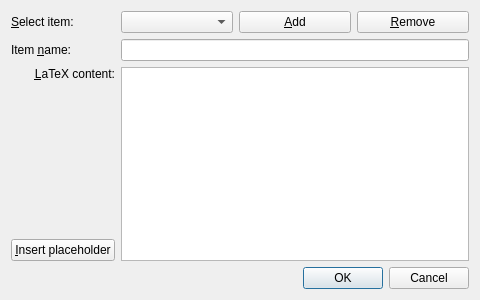
<?xml version="1.0" encoding="UTF-8"?>
<ui version="4.0">
 <class>UserCommandEditDialog</class>
 <widget class="QDialog" name="UserCommandEditDialog">
  <property name="geometry">
   <rect>
    <x>0</x>
    <y>0</y>
    <width>480</width>
    <height>300</height>
   </rect>
  </property>
  <property name="windowTitle">
   <string>Edit User Defined Commands</string>
  </property>
  <layout class="QVBoxLayout" name="verticalLayout_2">
   <item>
    <layout class="QFormLayout" name="formLayout">
     <item row="0" column="0">
      <widget class="QLabel" name="labelItem">
       <property name="text">
        <string>&amp;Select item:</string>
       </property>
       <property name="buddy">
        <cstring>comboBoxItem</cstring>
       </property>
      </widget>
     </item>
     <item row="0" column="1">
      <layout class="QHBoxLayout" name="horizontalLayout_2">
       <item>
        <widget class="QComboBox" name="comboBoxItem"/>
       </item>
       <item>
        <widget class="QPushButton" name="pushButtonAdd">
         <property name="text">
          <string>&amp;Add</string>
         </property>
        </widget>
       </item>
       <item>
        <widget class="QPushButton" name="pushButtonRemove">
         <property name="text">
          <string>&amp;Remove</string>
         </property>
        </widget>
       </item>
      </layout>
     </item>
     <item row="1" column="0">
      <widget class="QLabel" name="labelName">
       <property name="text">
        <string>Item &amp;name:</string>
       </property>
       <property name="alignment">
        <set>Qt::AlignRight|Qt::AlignTrailing|Qt::AlignVCenter</set>
       </property>
       <property name="buddy">
        <cstring>lineEditName</cstring>
       </property>
      </widget>
     </item>
     <item row="1" column="1">
      <widget class="LineEdit" name="lineEditName"/>
     </item>
     <item row="2" column="0">
      <layout class="QVBoxLayout" name="verticalLayout">
       <item>
        <widget class="QLabel" name="labelContent">
         <property name="text">
          <string>&amp;LaTeX content:</string>
         </property>
         <property name="alignment">
          <set>Qt::AlignRight|Qt::AlignTop|Qt::AlignTrailing</set>
         </property>
         <property name="buddy">
          <cstring>textEditContent</cstring>
         </property>
        </widget>
       </item>
       <item>
        <spacer name="verticalSpacer">
         <property name="orientation">
          <enum>Qt::Vertical</enum>
         </property>
         <property name="sizeHint" stdset="0">
          <size>
           <width>20</width>
           <height>40</height>
          </size>
         </property>
        </spacer>
       </item>
       <item>
        <widget class="QPushButton" name="pushButtonInsertPlaceHolder">
         <property name="text">
          <string>&amp;Insert placeholder</string>
         </property>
        </widget>
       </item>
      </layout>
     </item>
     <item row="2" column="1">
      <widget class="QTextEdit" name="textEditContent"/>
     </item>
    </layout>
   </item>
   <item>
    <widget class="QDialogButtonBox" name="buttonBox">
     <property name="standardButtons">
      <set>QDialogButtonBox::Cancel|QDialogButtonBox::Ok</set>
     </property>
    </widget>
   </item>
  </layout>
 </widget>
 <customwidgets>
  <customwidget>
   <class>LineEdit</class>
   <extends>QLineEdit</extends>
   <header>../common/utils/lineedit.h</header>
  </customwidget>
 </customwidgets>
 <tabstops>
  <tabstop>comboBoxItem</tabstop>
  <tabstop>pushButtonAdd</tabstop>
  <tabstop>pushButtonRemove</tabstop>
  <tabstop>lineEditName</tabstop>
  <tabstop>textEditContent</tabstop>
  <tabstop>pushButtonInsertPlaceHolder</tabstop>
  <tabstop>buttonBox</tabstop>
 </tabstops>
 <resources/>
 <connections>
  <connection>
   <sender>buttonBox</sender>
   <signal>rejected()</signal>
   <receiver>UserCommandEditDialog</receiver>
   <slot>reject()</slot>
   <hints>
    <hint type="sourcelabel">
     <x>202</x>
     <y>282</y>
    </hint>
    <hint type="destinationlabel">
     <x>202</x>
     <y>150</y>
    </hint>
   </hints>
  </connection>
 </connections>
</ui>
